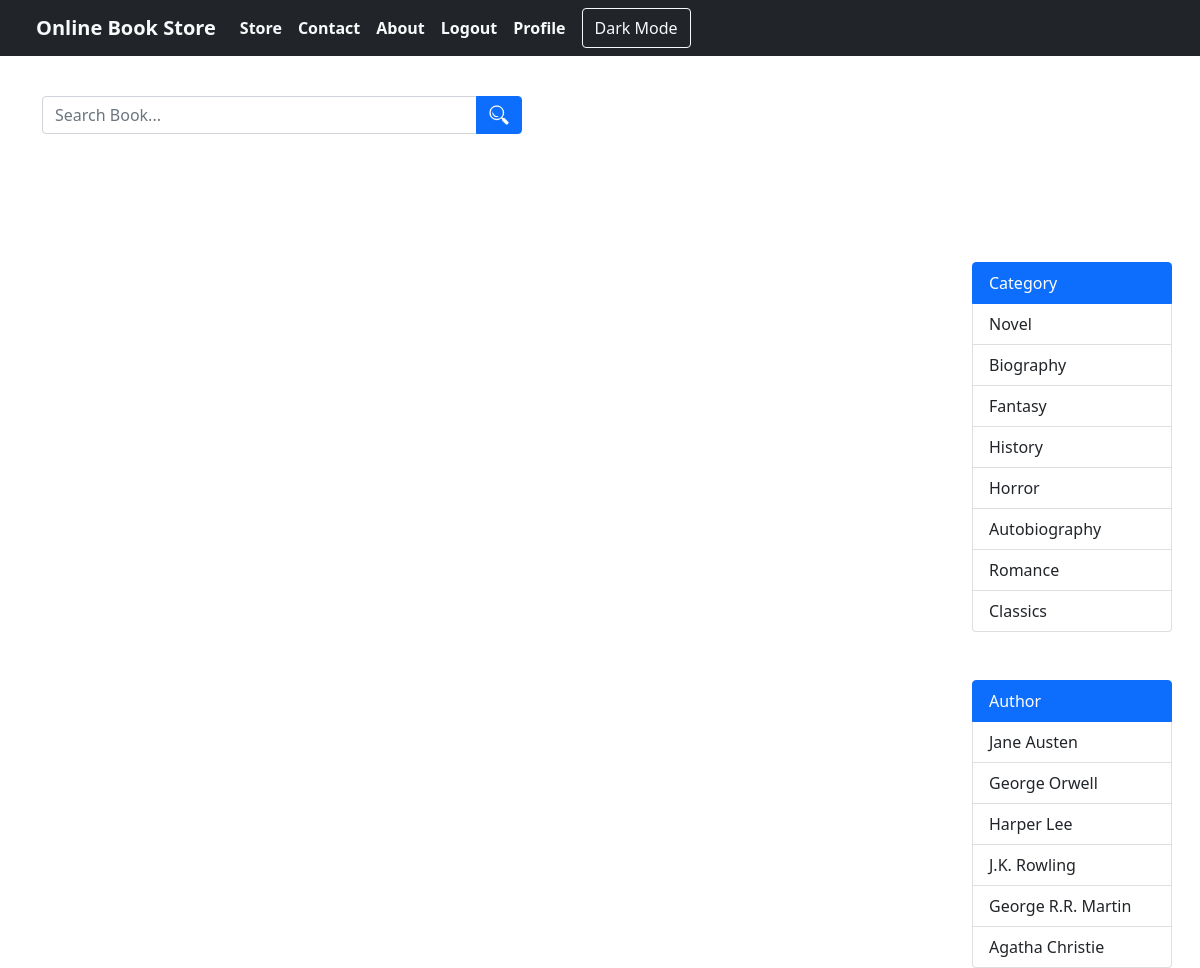
Before: /listtransaksi.php (signed in) with the older database file.
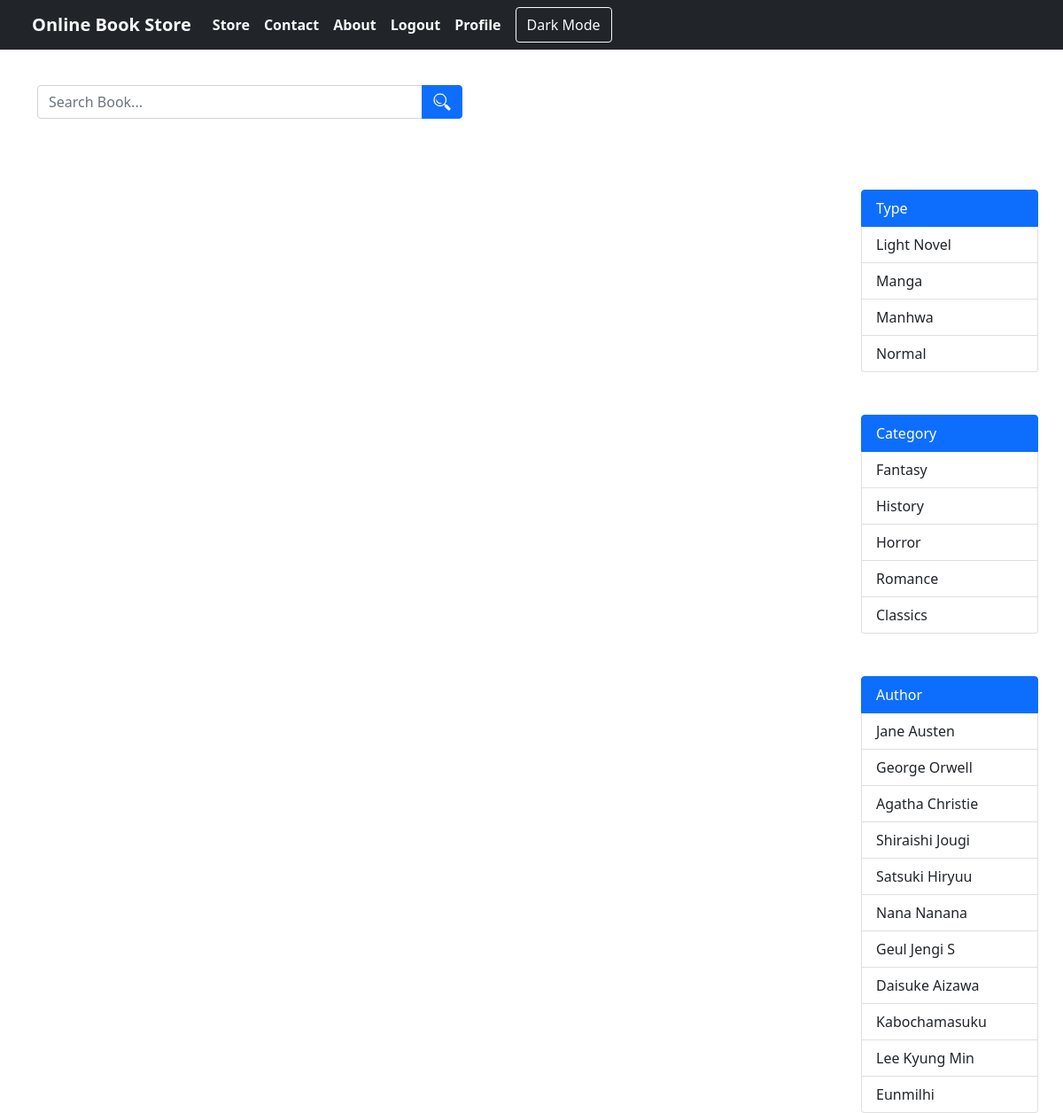
After: the same page with the newer database file.
### tables this page shows
CREATE TABLE `categories` (
  `id` int(11) NOT NULL,
  `name` varchar(255) NOT NULL
);

CREATE TABLE `authors` (
  `id` int(11) NOT NULL,
  `name` varchar(255) NOT NULL
);

CREATE TABLE `types` (
  `id` int(11) NOT NULL,
  `name` varchar(255) NOT NULL
);

### php/func-book.php (called while the page is built, shortened)
<?php
function get_my_books($con){
   $sql  = "SELECT * FROM books WHERE id in (SELECT book_id FROM buybook WHERE user_id = {$_SESSION['user_id']}) ORDER bY id DESC";
   $stmt = $con->prepare($sql);
   $stmt->execute();
   if ($stmt->rowCount() > 0) {
   	  $books = $stmt->fetchAll();
   }else {
      $books = [];
   }
   return $books;
}

### php/func-category.php (called while the page is built, shortened)
<?php
function get_all_categories($con){
   $sql  = "SELECT * FROM categories";
   $stmt = $con->prepare($sql);
   $stmt->execute();
   if ($stmt->rowCount() > 0) {
   	  $categories = $stmt->fetchAll();
   }else {
      $categories = 0;
   }
   return $categories;
}

### php/func-author.php (called while the page is built, shortened)
<?php
function get_all_author($con){
   $sql  = "SELECT * FROM authors";
   $stmt = $con->prepare($sql);
   $stmt->execute();
   if ($stmt->rowCount() > 0) {
   	  $authors = $stmt->fetchAll();
   }else {
      $authors = 0;
   }
   return $authors;
}

### php/func-types.php (called while the page is built, shortened)
<?php
function get_all_types($con){
   $sql  = "SELECT * FROM types";
   $stmt = $con->prepare($sql);
   $stmt->execute();
   if ($stmt->rowCount() > 0) {
   	  $categories = $stmt->fetchAll();
   }else {
      $categories = 0;
   }
   return $categories;
}

### listtransaksi.php (the view, shortened to what this page needs)
<?php
include "db_conn.php";
include "php/func-book.php";
$books = get_my_books($conn);
include "php/func-author.php";
$authors = get_all_author($conn);
include "php/func-types.php";
$types = get_all_types($conn);
include "php/func-category.php";
$categories = get_all_categories($conn);
include "css/style-bookstore.php";
?>
<!DOCTYPE html>
<html lang="en">
<head>
	<link href="https://cdn.jsdelivr.net/npm/bootstrap@5.1.1/dist/css/bootstrap.min.css" rel="stylesheet">
</head>
<body>
	<div class="container">
		<div class = "row">
			<nav class="navbar navbar-expand-lg navbar-light bg-dark fixed-top">
			<div class="container-fluid">
				<a class="navbar-brand text-light fw-bolder" href="index.php">Online Book Store</a>
				<div class="collapse navbar-collapse" id="navbarSupportedContent" id="navbarSupportedContent">
				<ul class="navbar-nav me-auto mb-2 mb-lg-0">
					<li class="nav-item">
					<a class="nav-link text-light rounded fw-bolder active"
						aria-current="page"
						href="index.php">Store</a>
					</li>
					<li class="nav-item">
					<a class="nav-link text-light rounded fw-bolder"
						href="#">Contact</a>
					</li>
					<li class="nav-item">
					<a class="nav-link text-light rounded fw-bolder"
						href="#">About</a>
					</li>
					<li class="nav-item">
					<?php if (isset($_SESSION['user_id'])) {?>
						<a class="nav-link text-light rounded fw-bolder"
						href="logoutCustomer.php">Logout</a>
					<?php } else {?>
					<a class="nav-link text-light rounded fw-bolder"
						href="signup.php">SignUp</a>
					<?php }?>
					</li>
					<li class="nav-item">
					<?php if (isset($_SESSION['user_id'])) {?>
						<a class="nav-link text-light rounded fw-bolder"
						href="#">Profile</a>
					<?php } else {?>
					<a class="nav-link text-light rounded fw-bolder"
						href="loginCustomer.php">Login</a>
					<?php }?>
					</li>
					<div class="d-flex">
    					<button id="darkModeToggle" class="btn btn-outline-light ms-2">Dark Mode</button>
					</div>
				</ul>
				</div>
			</div>
			</nav>
		</div>
		<div class = "row g-0 mt-5">
			<form action="search.php"
				method="get"
				style="width: 100%; max-width: 30rem">
				<div class="input-group my-5">
					<input type="text"
							class="form-control"
							name="key"
							placeholder="Search Book..."
							aria-label="Search Book..."
							aria-describedby="basic-addon2">
					<button class="input-group-text
									btn btn-primary"
							id="basic-addon2">
							<img src="img/search.png"
								width="20">
					</button>
				</div>
		</form>
			<div class="d-flex pt-3">
				<?php if ($books == 0) {?>
					<div class="alert alert-warning
							text-center p-5"
					role="alert">
					<img src="img/empty.png"
						width="100">
					<br>
					There is no book in the database
				</div>
				<?php } else {?>
				<div class="pdf-list d-flex flex-wrap">
				</div>
			<?php }?>
				<div class="col-lg-2 ms-auto">
					<div class="category">
						<div class="list-group">
							<?php if ($types == 0) {
} else {?>
							<a href="#"
							class="list-group-item list-group-item-action active">Type</a>
							<?php foreach ($types as $type) {?>
							<a href="type.php?id=<?=$type['id']?>"
								class="list-group-item list-group-item-action">
								<?=$type['name']?></a>
							<?php }}?>
						</div>
						<div class="list-group mt-5">
							<?php if ($categories == 0) {
} else {?>
							<a href="#"
							class="list-group-item list-group-item-action active">Category</a>
							<?php foreach ($categories as $category) {?>
							<a href="category.php?id=<?=$category['id']?>"
								class="list-group-item list-group-item-action">
								<?=$category['name']?></a>
							<?php }}?>
						</div>
						<div class="list-group mt-5">
							<?php if ($authors == 0) {
} else {?>
							<a href="#"
							class="list-group-item list-group-item-action active">Author</a>
							<?php foreach ($authors as $author) {?>
							<a href="author.php?id=<?=$author['id']?>"
								class="list-group-item list-group-item-action">
								<?=$author['name']?></a>
							<?php }}?>
						</div>
					</div>
				</div>
			</div>
		</div>
	</div>
</body>
</html>

### css/style-bookstore.php (shortened to what this page needs)
<link href="css/Bookstore.css" rel="stylesheet" type = "text/css">

### css/Bookstore.css (style rules this page uses)
.pdf-list { width: 80%; }
.category .list-group { width: 200px; }

Changed rows visible on the page:
removed categories: name "Novel"
removed categories: name "Biography"
removed categories: name "Autobiography"
removed authors: name "Harper Lee"
removed authors: name "J.K. Rowling"
removed authors: name "George R.R. Martin"
added types: name "Light Novel"
added types: name "Manga"
added types: name "Manhwa"
added types: name "Normal"
added authors: name "Shiraishi Jougi"
added authors: name "Satsuki Hiryuu"
added authors: name "Nana Nanana"
added authors: name "Geul Jengi S"
added authors: name "Daisuke Aizawa"
added authors: name "Kabochamasuku"
added authors: name "Lee Kyung Min"
added authors: name "Eunmilhi"
Other visible differences:
text now shown: "Type"
